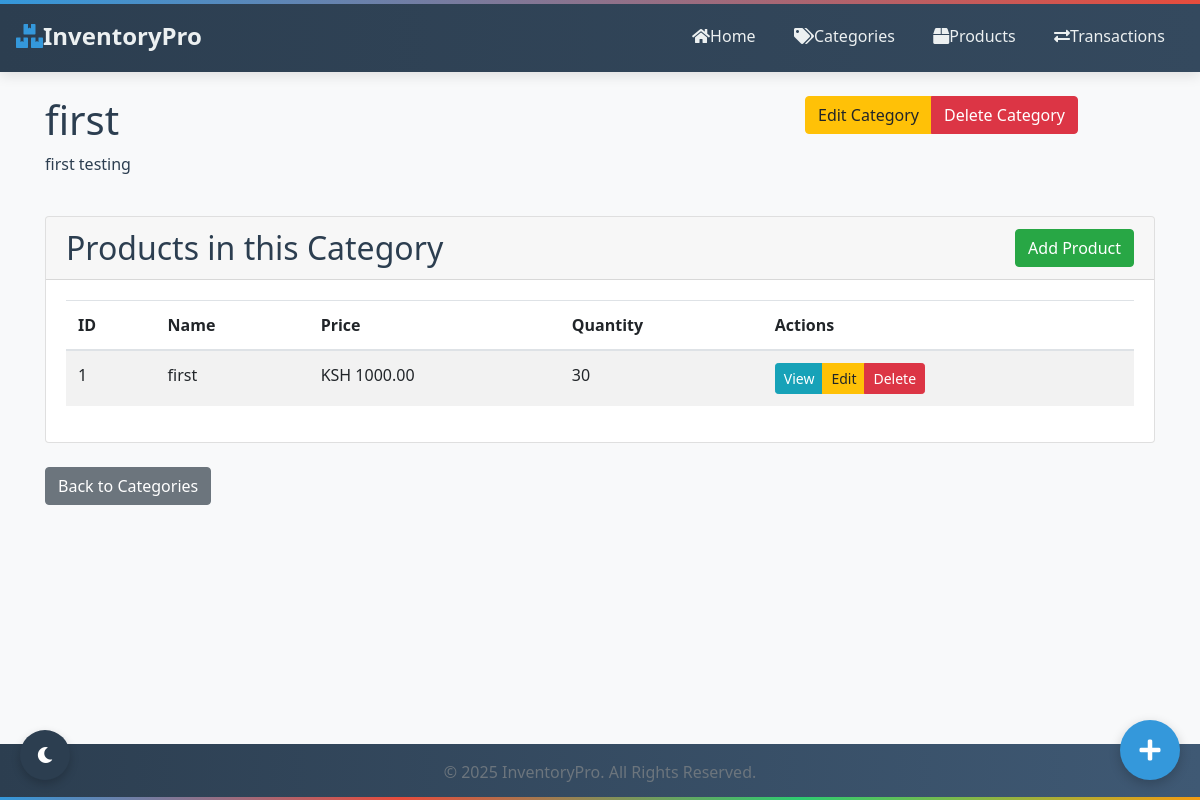
Screenshot of /categories/1 with the database file from the repository.
### models/category.py (models this page shows, shortened)
class Category(Base):
    __tablename__ = 'categories'
    id = Column(Integer, primary_key=True)
    _name = Column("name", String(50), nullable=False, unique=True)
    _description = Column("description", String(255))
    products = relationship("Product", back_populates="category", cascade="all, delete-orphan")
    @property
    def name(self):
        return self._name
    @name.setter
    def name(self, value):
        if not value or not isinstance(value, str) or len(value.strip()) < 2:
            raise ValueError("Category name must be a string with at least 2 characters")
        self._name = value.strip()
    @property
    def description(self):
        return self._description
    @description.setter
    def description(self, value):
        if value and not isinstance(value, str):
            raise ValueError("Description must be a string")
        self._description = value.strip() if value else value
    @classmethod
    def find_by_id(cls, id):
        session = SessionLocal()
        try:
            category = session.query(cls)\
                .options(joinedload(cls.products))\
                .filter_by(id=id)\
                .first()
            return category
        finally:
            session.close()
    def delete(self):
        """Delete the category."""
        session = SessionLocal()
        try:
            session.delete(self)
            session.commit()
            return True
        except SQLAlchemyError as e:
            session.rollback()
            raise e
        finally:
            session.close()

### models/product.py (models this page shows, shortened)
class Product(Base):
    __tablename__ = 'products'
    id = Column(Integer, primary_key=True)
    _name = Column("name", String(100), nullable=False)
    description = Column(String(255))
    _price = Column("price", Float, nullable=False)
    _quantity = Column("quantity", Integer, default=0)
    category_id = Column(Integer, ForeignKey('categories.id'), nullable=False)
    created_at = Column(DateTime, default=datetime.datetime.utcnow)
    updated_at = Column(DateTime, default=datetime.datetime.utcnow, onupdate=datetime.datetime.utcnow)
    reorder_level = Column(Integer, default=10)
    reorder_quantity = Column(Integer, default=20)
    category = relationship("Category", back_populates="products")
    suppliers = relationship("Supplier", secondary="supplier_product", back_populates="products")
    transaction_items = relationship("TransactionItem", back_populates="product")
    transactions = relationship(
        "Transaction",
        secondary="transaction_items",
        primaryjoin="Product.id == TransactionItem.product_id",
        secondaryjoin="TransactionItem.transaction_id == Transaction.id",
        viewonly=True  # Make this viewonly to prevent cascade conflicts
    )
    @property
    def name(self):
        return self._name
    @name.setter
    def name(self, value):
        if not value or not isinstance(value, str) or len(value.strip()) < 2:
            raise ValueError("Product name must be a string with at least 2 characters")
        self._name = value.strip()
    @property
    def price(self):
        return self._price
    @price.setter
    def price(self, value):
        try:
            value = float(value)
            if value < 0:
                raise ValueError("Price cannot be negative")
            self._price = value
        except (ValueError, TypeError):
            raise ValueError("Price must be a positive number")
    @property
    def quantity(self):
        return self._quantity
    @quantity.setter
    def quantity(self, value):
        try:
            value = int(value)
            if value < 0:
                raise ValueError("Quantity cannot be negative")
            self._quantity = value
        except (ValueError, TypeError):
            raise ValueError("Quantity must be a positive integer")

### web/app.py (the view)
@app.route('/categories/<int:id>')
def view_category(id):
    category = Category.find_by_id(id)
    if not category:
        flash(f"Category with ID {id} not found", "error")
        return redirect(url_for('list_categories'))
    return render_template('categories/view.html', category=category)

### web/app.py (called while the page is built)
@app.context_processor
def inject_now():
    return {'now': datetime.utcnow()}

### web/templates/categories/view.html (shortened to what this page needs)
{% extends 'base.html' %}
{% block content %}
<div class="row mb-4">
    <div class="col-md-8">
        <h1>{{ category.name }}</h1>
        <p>{{ category.description or 'No description provided.' }}</p>
    </div>
    <div class="col-md-4 text-end">
        <div class="btn-group">
            <a href="{{ url_for('edit_category', id=category.id) }}" class="btn btn-warning">Edit Category</a>
            <button type="button" class="btn btn-danger" data-bs-toggle="modal" data-bs-target="#deleteModal">Delete Category</button>
        </div>
    </div>
</div>
<div class="card mb-4">
    <div class="card-header d-flex justify-content-between align-items-center">
        <h2 class="mb-0">Products in this Category</h2>
        <a href="{{ url_for('new_product') }}" class="btn btn-success">Add Product</a>
    </div>
    <div class="card-body">
        {% if category.products %}
            <div class="table-responsive">
                <table class="table table-striped table-hover">
                    <thead>
                        <tr>
                            <th>ID</th>
                            <th>Name</th>
                            <th>Price</th>
                            <th>Quantity</th>
                            <th>Actions</th>
                        </tr>
                    </thead>
                    <tbody>
                        {% for product in category.products %}
                        <tr>
                            <td>{{ product.id }}</td>
                            <td>{{ product.name }}</td>
                            <td>KSH {{ "%.2f"|format(product.price) }}</td>
                            <td>{{ product.quantity }}</td>
                            <td>
                                <div class="btn-group btn-group-sm">
                                    <a href="{{ url_for('view_product', id=product.id) }}" class="btn btn-info">View</a>
                                    <a href="{{ url_for('edit_product', id=product.id) }}" class="btn btn-warning">Edit</a>
                                    <button type="button" class="btn btn-danger" data-bs-toggle="modal" data-bs-target="#deleteProductModal{{ product.id }}">Delete</button>
                                </div>
                            </td>
                        </tr>
                        {% endfor %}
                    </tbody>
                </table>
            </div>
        {% else %}
            <div class="alert alert-info">
                No products in this category. <a href="{{ url_for('new_product') }}">Add a product</a> to this category.
            </div>
        {% endif %}
    </div>
</div>
<div>
    <a href="{{ url_for('list_categories') }}" class="btn btn-secondary">Back to Categories</a>
</div>
{% endblock %}

### web/templates/base.html (style rules this page uses)
:root { --primary-color: #3498db; --primary-dark: #2980b9; --secondary-color: #2c3e50; --accent-color: #e74c3c; --background-light: #f8f9fa; --text-dark: #2c3e50; --text-light: #ecf0f1; --success-color: #2ecc71; --warning-color: #f39c12; --danger-color: #e74c3c; --info-color: #3498db; }
body { font-family: 'Segoe UI', Tahoma, Geneva, Verdana, sans-serif; background-color: var(--background-light); color: var(--text-dark); overflow-x: hidden; min-height: 100vh; display: flex; flex-direction: column; }
.animate-fade-in { animation: fadeIn 0.6s ease-out forwards; }

### rows the page displays
Category: name "first", description "first testing"
Product: id "1", name "first", price "1000.00", quantity "30"
